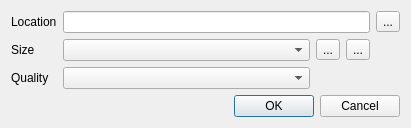
<?xml version="1.0" encoding="UTF-8"?>
<ui version="4.0">
 <class>RenderDialog</class>
 <widget class="QDialog" name="RenderDialog">
  <property name="geometry">
   <rect>
    <x>0</x>
    <y>0</y>
    <width>411</width>
    <height>121</height>
   </rect>
  </property>
  <property name="sizePolicy">
   <sizepolicy hsizetype="Preferred" vsizetype="Maximum">
    <horstretch>0</horstretch>
    <verstretch>0</verstretch>
   </sizepolicy>
  </property>
  <property name="maximumSize">
   <size>
    <width>16777215</width>
    <height>130</height>
   </size>
  </property>
  <property name="windowTitle">
   <string>Render an image</string>
  </property>
  <layout class="QGridLayout" name="gridLayout">
   <item row="0" column="0">
    <widget class="QLabel" name="locationLabel">
     <property name="sizePolicy">
      <sizepolicy hsizetype="Maximum" vsizetype="Preferred">
       <horstretch>0</horstretch>
       <verstretch>0</verstretch>
      </sizepolicy>
     </property>
     <property name="text">
      <string>Location</string>
     </property>
    </widget>
   </item>
   <item row="0" column="1" colspan="4">
    <widget class="QLineEdit" name="m_filePathLineEdit"/>
   </item>
   <item row="0" column="5">
    <widget class="QToolButton" name="m_filePathButton">
     <property name="text">
      <string>...</string>
     </property>
     <property name="icon">
      <iconset resource="../qosmic.qrc">
       <normaloff>:/icons/silk/folder.xpm</normaloff>:/icons/silk/folder.xpm</iconset>
     </property>
    </widget>
   </item>
   <item row="1" column="0">
    <widget class="QLabel" name="sizeLabel">
     <property name="sizePolicy">
      <sizepolicy hsizetype="Maximum" vsizetype="Preferred">
       <horstretch>0</horstretch>
       <verstretch>0</verstretch>
      </sizepolicy>
     </property>
     <property name="text">
      <string>Size</string>
     </property>
    </widget>
   </item>
   <item row="1" column="1" colspan="2">
    <widget class="QComboBox" name="m_sizeComboBox"/>
   </item>
   <item row="2" column="0">
    <widget class="QLabel" name="qualityLabel">
     <property name="sizePolicy">
      <sizepolicy hsizetype="Maximum" vsizetype="Preferred">
       <horstretch>0</horstretch>
       <verstretch>0</verstretch>
      </sizepolicy>
     </property>
     <property name="text">
      <string>Quality</string>
     </property>
    </widget>
   </item>
   <item row="2" column="1" colspan="2">
    <widget class="QComboBox" name="m_qualityComboBox"/>
   </item>
   <item row="3" column="2" colspan="4">
    <widget class="QDialogButtonBox" name="m_buttonBox">
     <property name="sizePolicy">
      <sizepolicy hsizetype="Preferred" vsizetype="Maximum">
       <horstretch>0</horstretch>
       <verstretch>0</verstretch>
      </sizepolicy>
     </property>
     <property name="standardButtons">
      <set>QDialogButtonBox::Cancel|QDialogButtonBox::Ok</set>
     </property>
    </widget>
   </item>
   <item row="1" column="4">
    <widget class="QToolButton" name="m_delSizeButton">
     <property name="text">
      <string>...</string>
     </property>
     <property name="icon">
      <iconset resource="../qosmic.qrc">
       <normaloff>:/icons/silk/bullet_delete.xpm</normaloff>:/icons/silk/bullet_delete.xpm</iconset>
     </property>
    </widget>
   </item>
   <item row="1" column="3">
    <widget class="QToolButton" name="m_addSizeButton">
     <property name="text">
      <string>...</string>
     </property>
     <property name="icon">
      <iconset resource="../qosmic.qrc">
       <normaloff>:/icons/silk/bullet_add.xpm</normaloff>:/icons/silk/bullet_add.xpm</iconset>
     </property>
    </widget>
   </item>
  </layout>
 </widget>
 <resources>
  <include location="../qosmic.qrc"/>
 </resources>
 <connections>
  <connection>
   <sender>m_buttonBox</sender>
   <signal>accepted()</signal>
   <receiver>RenderDialog</receiver>
   <slot>accept()</slot>
   <hints>
    <hint type="sourcelabel">
     <x>248</x>
     <y>254</y>
    </hint>
    <hint type="destinationlabel">
     <x>157</x>
     <y>274</y>
    </hint>
   </hints>
  </connection>
  <connection>
   <sender>m_buttonBox</sender>
   <signal>rejected()</signal>
   <receiver>RenderDialog</receiver>
   <slot>reject()</slot>
   <hints>
    <hint type="sourcelabel">
     <x>316</x>
     <y>260</y>
    </hint>
    <hint type="destinationlabel">
     <x>286</x>
     <y>274</y>
    </hint>
   </hints>
  </connection>
 </connections>
</ui>
